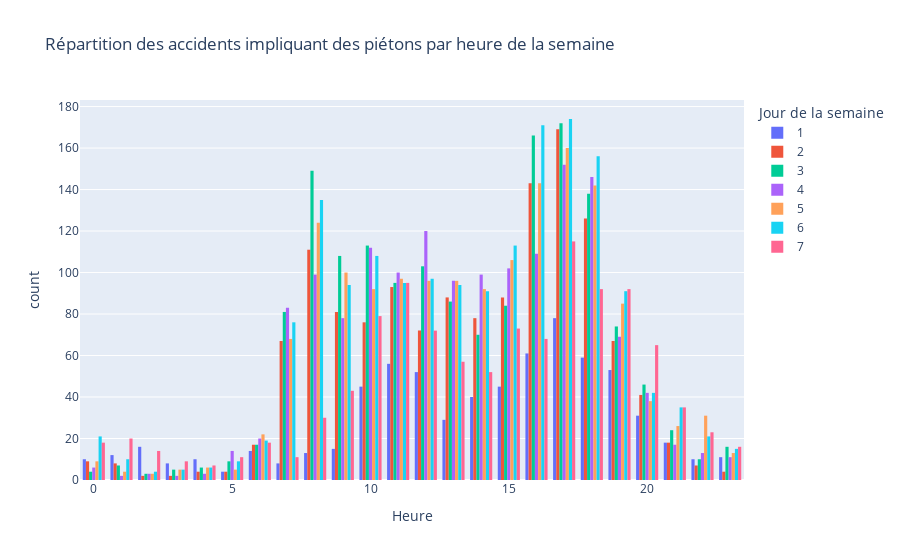
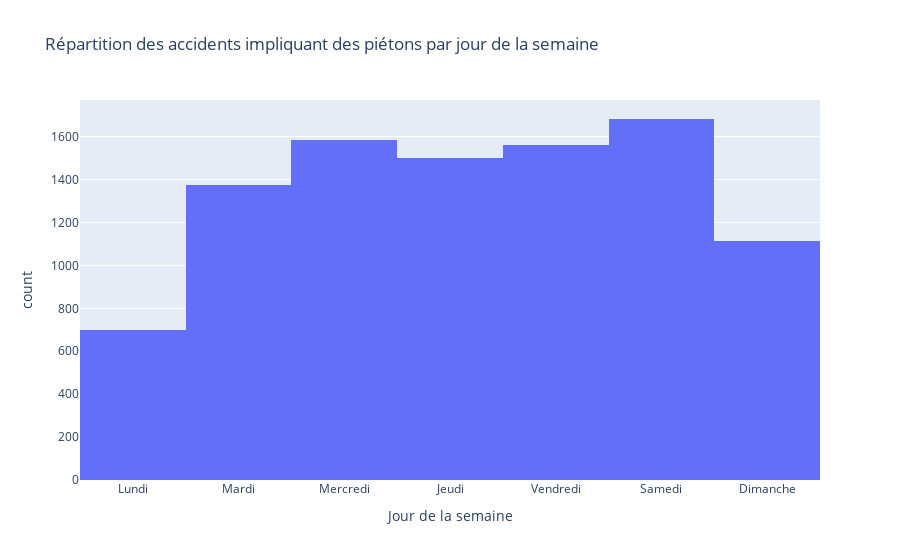
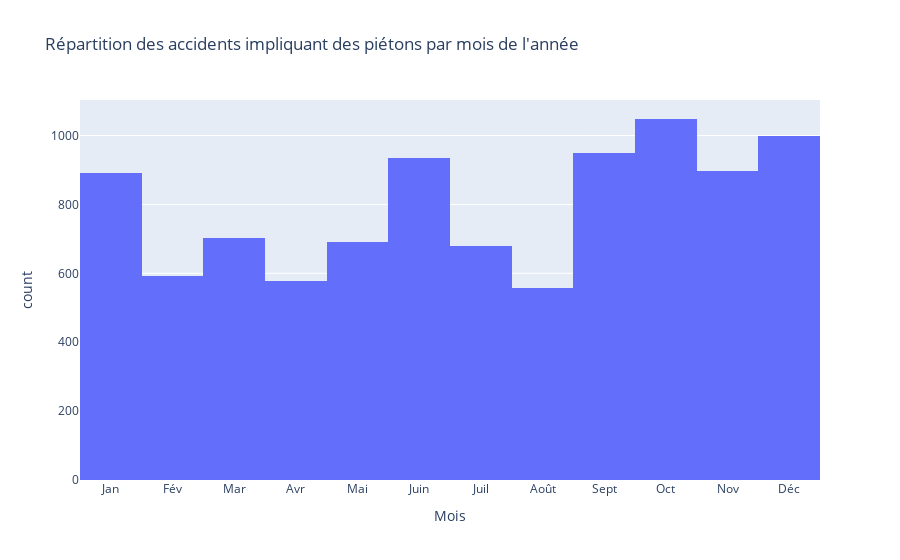

The notebook cell these images were saved under, in order:
### Markdown cell above
# Question
Accidents impliquant des cyclistes et/ou des piétons

### Code cell
#Answer
from pyspark.sql.functions import col, split, date_format, to_date, month, hour, to_timestamp, dayofweek

def avoirUsagersAccidentPieton(dfUsagers, dfCaracteristiques) : 
    if "Accident_Id" in dfCaracteristiques.columns:
        # Renommer la colonne `Accident_Id` en `Num_Acc` dans dfCaracteristiques pour correspondre à dfUsagers
        dfCaracteristiques = dfCaracteristiques.withColumnRenamed("Accident_Id", "Num_Acc")
    
    # Filtrer pour inclure les accidents impliquant des piétons ou des usagers potentiels cyclistes (à l'exclusion des codes 1 et 2)
    #df_pietons_et_cyclistes_potentiels = dfUsagers.filter((col("catu") == 3) | (~col("catu").isin([1, 2])))
    df_pietons_et_cyclistes_potentiels = dfUsagers.filter((col("catu") == 3))

    # Joindre df_pietons avec df_caracteristiques pour obtenir des détails complets sur les accidents impliquant des piétons
    df_accidents_pietons = df_pietons_et_cyclistes_potentiels.join(dfCaracteristiques, "Num_Acc")

    return df_accidents_pietons


def pretraitementAcidentsCyclistes(dfUsagers, dfCaracteristiques) : 
    df_accidents_pietons = avoirUsagersAccidentPieton(dfUsagers, dfCaracteristiques)


    # Prétraitement pour extraire heure, jour de la semaine et mois à partir de 'hrmn' et 'date'
    df_accidents_pietons = df_accidents_pietons \
            .withColumn("heure", split(col("hrmn"), ":").getItem(0).cast("integer")) \
            .withColumn("jour_semaine", dayofweek(col("date"))) \
            .withColumn("mois", month(col("date")))
        
    dfPandas = df_accidents_pietons.toPandas()
    return dfPandas


def affichageDataFramePandas(dataFrame, annee) : 
    print("############################Affichage de df pour pieton pour année ", annee, "###############################################")
    #print(dataFrame.dtypes)
    print(dataFrame)


def repartitionAccidentPietonHeursJourSemaine(dataFrame) : 
    fig = px.histogram(dataFrame, x="heure", color="jour_semaine",
            title="Répartition des accidents impliquant des piétons par heure de la semaine",
            labels={"heure": "Heure", "jour_semaine": "Jour de la semaine"},
            barmode='group', 
            category_orders={"jour_semaine": [1, 2, 3, 4, 5, 6, 7]})
    fig.show()



def repartitionAccidentPietonJourSemaine(dataFrame) : 
    fig = px.histogram(dataFrame, x="jour_semaine",
            title="Répartition des accidents impliquant des piétons par jour de la semaine",
            labels={"jour_semaine": "Jour de la semaine"},
            category_orders={"jour_semaine": [1, 2, 3, 4, 5, 6, 7]})
    fig.update_xaxes(tickvals=list(range(1, 8)), ticktext=['Lundi', 'Mardi', 'Mercredi', 'Jeudi', 'Vendredi', 'Samedi', 'Dimanche'])
    fig.show()


def repartitionAccidentPietonMoisAnnee(dataFrame) : 
    fig = px.histogram(dataFrame, x="mois",
            title="Répartition des accidents impliquant des piétons par mois de l'année",
            labels={"mois": "Mois"},
            category_orders={"mois": list(range(1, 13))})
    fig.update_xaxes(tickvals=list(range(1, 13)), ticktext=['Jan', 'Fév', 'Mar', 'Avr', 'Mai', 'Juin', 'Juil', 'Août', 'Sept', 'Oct', 'Nov', 'Déc'])
    fig.show()



dfAccientPieton2021 = pretraitementAcidentsCyclistes(df_usagers_2021, df_caracteristiques_2021)
affichageDataFramePandas(dfAccientPieton2021, "2021")
repartitionAccidentPietonHeursJourSemaine(dfAccientPieton2021)
repartitionAccidentPietonJourSemaine(dfAccientPieton2021)
repartitionAccidentPietonMoisAnnee(dfAccientPieton2021)


"""
dfAccientPieton2022 = pretraitementAcidentsCyclistes(df_usagers_2022, df_caracteristiques_2022)
affichageDataFramePandas(dfAccientPieton2022, "2022")
repartitionAccidentPietonHeursJourSemaine(dfAccientPieton2022)
repartitionAccidentPietonJourSemaine(dfAccientPieton2022)
repartitionAccidentPietonMoisAnnee(dfAccientPieton2022)"""

### Figure 1 — Plotly figure (JSON) as saved in the notebook; plotly's stock layout.template omitted (floating-point values rounded to 4 significant figures; data arrays with more than 128 entries replaced by an {"elided": "..."} marker saying what was removed)
{"data": [{"alignmentgroup": "True", "bingroup": "x", "hovertemplate": "Jour de la semaine=1<br>Heure=%{x}<br>count=%{y}<extra></extra>", "legendgroup": "1", "marker": {"color": "#636efa", "pattern": {"shape": ""}}, "name": "1", "offsetgroup": "1", "orientation": "v", "showlegend": true, "type": "histogram", "x": {"elided": "698 int values"}, "xaxis": "x", "yaxis": "y"}, {"alignmentgroup": "True", "bingroup": "x", "hovertemplate": "Jour de la semaine=2<br>Heure=%{x}<br>count=%{y}<extra></extra>", "legendgroup": "2", "marker": {"color": "#EF553B", "pattern": {"shape": ""}}, "name": "2", "offsetgroup": "2", "orientation": "v", "showlegend": true, "type": "histogram", "x": {"elided": "1375 int values"}, "xaxis": "x", "yaxis": "y"}, {"alignmentgroup": "True", "bingroup": "x", "hovertemplate": "Jour de la semaine=3<br>Heure=%{x}<br>count=%{y}<extra></extra>", "legendgroup": "3", "marker": {"color": "#00cc96", "pattern": {"shape": ""}}, "name": "3", "offsetgroup": "3", "orientation": "v", "showlegend": true, "type": "histogram", "x": {"elided": "1586 int values"}, "xaxis": "x", "yaxis": "y"}, {"alignmentgroup": "True", "bingroup": "x", "hovertemplate": "Jour de la semaine=4<br>Heure=%{x}<br>count=%{y}<extra></extra>", "legendgroup": "4", "marker": {"color": "#ab63fa", "pattern": {"shape": ""}}, "name": "4", "offsetgroup": "4", "orientation": "v", "showlegend": true, "type": "histogram", "x": {"elided": "1498 int values"}, "xaxis": "x", "yaxis": "y"}, {"alignmentgroup": "True", "bingroup": "x", "hovertemplate": "Jour de la semaine=5<br>Heure=%{x}<br>count=%{y}<extra></extra>", "legendgroup": "5", "marker": {"color": "#FFA15A", "pattern": {"shape": ""}}, "name": "5", "offsetgroup": "5", "orientation": "v", "showlegend": true, "type": "histogram", "x": {"elided": "1563 int values"}, "xaxis": "x", "yaxis": "y"}, {"alignmentgroup": "True", "bingroup": "x", "hovertemplate": "Jour de la semaine=6<br>Heure=%{x}<br>count=%{y}<extra></extra>", "legendgroup": "6", "marker": {"color": "#19d3f3", "pattern": {"shape": ""}}, "name": "6", "offsetgroup": "6", "orientation": "v", "showlegend": true, "type": "histogram", "x": {"elided": "1682 int values"}, "xaxis": "x", "yaxis": "y"}, {"alignmentgroup": "True", "bingroup": "x", "hovertemplate": "Jour de la semaine=7<br>Heure=%{x}<br>count=%{y}<extra></extra>", "legendgroup": "7", "marker": {"color": "#FF6692", "pattern": {"shape": ""}}, "name": "7", "offsetgroup": "7", "orientation": "v", "showlegend": true, "type": "histogram", "x": {"elided": "1115 int values"}, "xaxis": "x", "yaxis": "y"}], "layout": {"barmode": "group", "legend": {"title": {"text": "Jour de la semaine"}, "tracegroupgap": 0}, "title": {"text": "Répartition des accidents impliquant des piétons par heure de la semaine"}, "xaxis": {"anchor": "y", "domain": [0, 1], "title": {"text": "Heure"}}, "yaxis": {"anchor": "x", "domain": [0, 1], "title": {"text": "count"}}}}

### Figure 2 — Plotly figure (JSON) as saved in the notebook; plotly's stock layout.template omitted (floating-point values rounded to 4 significant figures; data arrays with more than 128 entries replaced by an {"elided": "..."} marker saying what was removed)
{"data": [{"alignmentgroup": "True", "bingroup": "x", "hovertemplate": "Jour de la semaine=%{x}<br>count=%{y}<extra></extra>", "legendgroup": "", "marker": {"color": "#636efa", "pattern": {"shape": ""}}, "name": "", "offsetgroup": "", "orientation": "v", "showlegend": false, "type": "histogram", "x": {"elided": "9517 int values"}, "xaxis": "x", "yaxis": "y"}], "layout": {"barmode": "relative", "legend": {"tracegroupgap": 0}, "title": {"text": "Répartition des accidents impliquant des piétons par jour de la semaine"}, "xaxis": {"anchor": "y", "categoryarray": [1, 2, 3, 4, 5, 6, 7], "categoryorder": "array", "domain": [0, 1], "ticktext": ["Lundi", "Mardi", "Mercredi", "Jeudi", "Vendredi", "Samedi", "Dimanche"], "tickvals": [1, 2, 3, 4, 5, 6, 7], "title": {"text": "Jour de la semaine"}}, "yaxis": {"anchor": "x", "domain": [0, 1], "title": {"text": "count"}}}}

### Figure 3 — Plotly figure (JSON) as saved in the notebook; plotly's stock layout.template omitted (floating-point values rounded to 4 significant figures; data arrays with more than 128 entries replaced by an {"elided": "..."} marker saying what was removed)
{"data": [{"alignmentgroup": "True", "bingroup": "x", "hovertemplate": "Mois=%{x}<br>count=%{y}<extra></extra>", "legendgroup": "", "marker": {"color": "#636efa", "pattern": {"shape": ""}}, "name": "", "offsetgroup": "", "orientation": "v", "showlegend": false, "type": "histogram", "x": {"elided": "9517 int values"}, "xaxis": "x", "yaxis": "y"}], "layout": {"barmode": "relative", "legend": {"tracegroupgap": 0}, "title": {"text": "Répartition des accidents impliquant des piétons par mois de l'année"}, "xaxis": {"anchor": "y", "categoryarray": [1, 2, 3, 4, 5, 6, 7, 8, 9, 10, 11, 12], "categoryorder": "array", "domain": [0, 1], "ticktext": ["Jan", "Fév", "Mar", "Avr", "Mai", "Juin", "Juil", "Août", "Sept", "Oct", "Nov", "Déc"], "tickvals": [1, 2, 3, 4, 5, 6, 7, 8, 9, 10, 11, 12], "title": {"text": "Mois"}}, "yaxis": {"anchor": "x", "domain": [0, 1], "title": {"text": "count"}}}}
